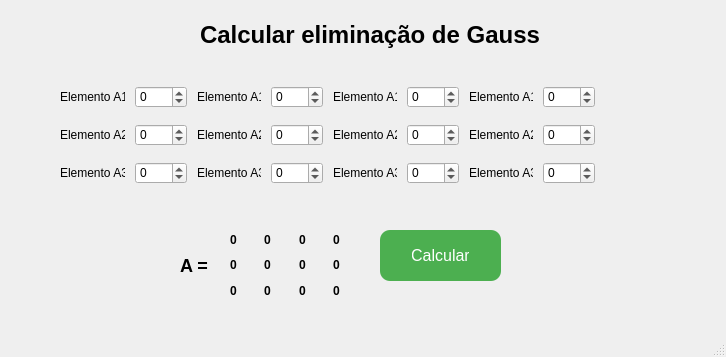
<?xml version="1.0" encoding="UTF-8"?>
<ui version="4.0">
 <class>MainWindow</class>
 <widget class="QMainWindow" name="MainWindow">
  <property name="geometry">
   <rect>
    <x>0</x>
    <y>0</y>
    <width>726</width>
    <height>357</height>
   </rect>
  </property>
  <property name="windowTitle">
   <string>MainWindow</string>
  </property>
  <property name="styleSheet">
   <string notr="true"/>
  </property>
  <widget class="QWidget" name="centralwidget">
   <widget class="QLabel" name="label">
    <property name="geometry">
     <rect>
      <x>200</x>
      <y>0</y>
      <width>351</width>
      <height>71</height>
     </rect>
    </property>
    <property name="text">
     <string>&lt;h1&gt;Calcular eliminação de Gauss</string>
    </property>
   </widget>
   <widget class="QPushButton" name="btn_calc">
    <property name="geometry">
     <rect>
      <x>380</x>
      <y>230</y>
      <width>121</width>
      <height>51</height>
     </rect>
    </property>
    <property name="cursor">
     <cursorShape>PointingHandCursor</cursorShape>
    </property>
    <property name="styleSheet">
     <string notr="true">background-color: #4CAF50; /* Green */
border-radius: 10px;
border: none;
color: white;
padding: 15px 32px;
text-align: center;
text-decoration: none;
font-size: 16px;</string>
    </property>
    <property name="text">
     <string>Calcular</string>
    </property>
   </widget>
   <widget class="QWidget" name="layoutWidget">
    <property name="geometry">
     <rect>
      <x>230</x>
      <y>230</y>
      <width>131</width>
      <height>71</height>
     </rect>
    </property>
    <layout class="QVBoxLayout" name="verticalLayout_4">
     <item>
      <layout class="QHBoxLayout" name="horizontalLayout_14">
       <item>
        <widget class="QLabel" name="lbl_a11">
         <property name="styleSheet">
          <string notr="true">width: 35px;</string>
         </property>
         <property name="text">
          <string>&lt;h4&gt;0&lt;/h4&gt;</string>
         </property>
        </widget>
       </item>
       <item>
        <widget class="QLabel" name="lbl_a12">
         <property name="text">
          <string>&lt;h4&gt;0&lt;/h4&gt;</string>
         </property>
        </widget>
       </item>
       <item>
        <widget class="QLabel" name="lbl_a13">
         <property name="text">
          <string>&lt;h4&gt;0&lt;/h4&gt;</string>
         </property>
        </widget>
       </item>
       <item>
        <widget class="QLabel" name="lbl_a14">
         <property name="text">
          <string>&lt;h4&gt;0&lt;/h4&gt;</string>
         </property>
        </widget>
       </item>
      </layout>
     </item>
     <item>
      <layout class="QHBoxLayout" name="horizontalLayout_13">
       <item>
        <widget class="QLabel" name="lbl_a21">
         <property name="text">
          <string>&lt;h4&gt;0&lt;/h4&gt;</string>
         </property>
        </widget>
       </item>
       <item>
        <widget class="QLabel" name="lbl_a22">
         <property name="text">
          <string>&lt;h4&gt;0&lt;/h4&gt;</string>
         </property>
        </widget>
       </item>
       <item>
        <widget class="QLabel" name="lbl_a23">
         <property name="text">
          <string>&lt;h4&gt;0&lt;/h4&gt;</string>
         </property>
        </widget>
       </item>
       <item>
        <widget class="QLabel" name="lbl_a24">
         <property name="text">
          <string>&lt;h4&gt;0&lt;/h4&gt;</string>
         </property>
        </widget>
       </item>
      </layout>
     </item>
     <item>
      <layout class="QHBoxLayout" name="horizontalLayout_15">
       <item>
        <widget class="QLabel" name="lbl_a31">
         <property name="text">
          <string>&lt;h4&gt;0&lt;/h4&gt;</string>
         </property>
        </widget>
       </item>
       <item>
        <widget class="QLabel" name="lbl_a32">
         <property name="text">
          <string>&lt;h4&gt;0&lt;/h4&gt;</string>
         </property>
        </widget>
       </item>
       <item>
        <widget class="QLabel" name="lbl_a33">
         <property name="text">
          <string>&lt;h4&gt;0&lt;/h4&gt;</string>
         </property>
        </widget>
       </item>
       <item>
        <widget class="QLabel" name="lbl_a34">
         <property name="text">
          <string>&lt;h4&gt;0&lt;/h4&gt;</string>
         </property>
        </widget>
       </item>
      </layout>
     </item>
    </layout>
   </widget>
   <widget class="QWidget" name="layoutWidget">
    <property name="geometry">
     <rect>
      <x>540</x>
      <y>200</y>
      <width>91</width>
      <height>101</height>
     </rect>
    </property>
    <layout class="QVBoxLayout" name="verticalLayout_5">
     <item>
      <widget class="QLabel" name="lbl_x">
       <property name="text">
        <string/>
       </property>
      </widget>
     </item>
     <item>
      <widget class="QLabel" name="lbl_y">
       <property name="text">
        <string/>
       </property>
      </widget>
     </item>
     <item>
      <widget class="QLabel" name="lbl_z">
       <property name="text">
        <string/>
       </property>
      </widget>
     </item>
    </layout>
   </widget>
   <widget class="QWidget" name="layoutWidget">
    <property name="geometry">
     <rect>
      <x>60</x>
      <y>80</y>
      <width>535</width>
      <height>111</height>
     </rect>
    </property>
    <layout class="QHBoxLayout" name="horizontalLayout_16">
     <property name="spacing">
      <number>10</number>
     </property>
     <item>
      <layout class="QVBoxLayout" name="verticalLayout">
       <item>
        <layout class="QHBoxLayout" name="horizontalLayout">
         <item>
          <widget class="QLabel" name="label_2">
           <property name="text">
            <string>Elemento A11</string>
           </property>
          </widget>
         </item>
         <item>
          <widget class="QSpinBox" name="matriz_a11">
           <property name="styleSheet">
            <string notr="true">width: 30px;</string>
           </property>
           <property name="minimum">
            <number>-99</number>
           </property>
          </widget>
         </item>
        </layout>
       </item>
       <item>
        <layout class="QHBoxLayout" name="horizontalLayout_5">
         <item>
          <widget class="QLabel" name="label_6">
           <property name="text">
            <string>Elemento A21</string>
           </property>
          </widget>
         </item>
         <item>
          <widget class="QSpinBox" name="matriz_a21">
           <property name="styleSheet">
            <string notr="true">width: 30px;</string>
           </property>
           <property name="minimum">
            <number>-99</number>
           </property>
          </widget>
         </item>
        </layout>
       </item>
       <item>
        <layout class="QHBoxLayout" name="horizontalLayout_9">
         <item>
          <widget class="QLabel" name="label_10">
           <property name="text">
            <string>Elemento A31</string>
           </property>
          </widget>
         </item>
         <item>
          <widget class="QSpinBox" name="matriz_a31">
           <property name="styleSheet">
            <string notr="true">width: 30px;</string>
           </property>
           <property name="minimum">
            <number>-99</number>
           </property>
          </widget>
         </item>
        </layout>
       </item>
      </layout>
     </item>
     <item>
      <layout class="QVBoxLayout" name="verticalLayout_2">
       <item>
        <layout class="QHBoxLayout" name="horizontalLayout_2">
         <item>
          <widget class="QLabel" name="label_3">
           <property name="text">
            <string>Elemento A12</string>
           </property>
          </widget>
         </item>
         <item>
          <widget class="QSpinBox" name="matriz_a12">
           <property name="styleSheet">
            <string notr="true">width: 30px;</string>
           </property>
           <property name="minimum">
            <number>-99</number>
           </property>
          </widget>
         </item>
        </layout>
       </item>
       <item>
        <layout class="QHBoxLayout" name="horizontalLayout_6">
         <item>
          <widget class="QLabel" name="label_7">
           <property name="text">
            <string>Elemento A22</string>
           </property>
          </widget>
         </item>
         <item>
          <widget class="QSpinBox" name="matriz_a22">
           <property name="styleSheet">
            <string notr="true">width: 30px;</string>
           </property>
           <property name="minimum">
            <number>-99</number>
           </property>
          </widget>
         </item>
        </layout>
       </item>
       <item>
        <layout class="QHBoxLayout" name="horizontalLayout_10">
         <item>
          <widget class="QLabel" name="label_11">
           <property name="text">
            <string>Elemento A32</string>
           </property>
          </widget>
         </item>
         <item>
          <widget class="QSpinBox" name="matriz_a32">
           <property name="styleSheet">
            <string notr="true">width: 30px;</string>
           </property>
           <property name="minimum">
            <number>-99</number>
           </property>
          </widget>
         </item>
        </layout>
       </item>
      </layout>
     </item>
     <item>
      <layout class="QVBoxLayout" name="verticalLayout_3">
       <item>
        <layout class="QHBoxLayout" name="horizontalLayout_3">
         <item>
          <widget class="QLabel" name="label_4">
           <property name="text">
            <string>Elemento A13</string>
           </property>
          </widget>
         </item>
         <item>
          <widget class="QSpinBox" name="matriz_a13">
           <property name="styleSheet">
            <string notr="true">width: 30px;</string>
           </property>
           <property name="minimum">
            <number>-99</number>
           </property>
          </widget>
         </item>
        </layout>
       </item>
       <item>
        <layout class="QHBoxLayout" name="horizontalLayout_7">
         <item>
          <widget class="QLabel" name="label_8">
           <property name="text">
            <string>Elemento A23</string>
           </property>
          </widget>
         </item>
         <item>
          <widget class="QSpinBox" name="matriz_a23">
           <property name="styleSheet">
            <string notr="true">width: 30px;</string>
           </property>
           <property name="minimum">
            <number>-99</number>
           </property>
          </widget>
         </item>
        </layout>
       </item>
       <item>
        <layout class="QHBoxLayout" name="horizontalLayout_11">
         <item>
          <widget class="QLabel" name="label_12">
           <property name="text">
            <string>Elemento A33</string>
           </property>
          </widget>
         </item>
         <item>
          <widget class="QSpinBox" name="matriz_a33">
           <property name="styleSheet">
            <string notr="true">width: 30px;</string>
           </property>
           <property name="minimum">
            <number>-99</number>
           </property>
          </widget>
         </item>
        </layout>
       </item>
      </layout>
     </item>
     <item>
      <layout class="QVBoxLayout" name="verticalLayout_6">
       <item>
        <layout class="QHBoxLayout" name="horizontalLayout_4">
         <item>
          <widget class="QLabel" name="label_5">
           <property name="text">
            <string>Elemento A14</string>
           </property>
          </widget>
         </item>
         <item>
          <widget class="QSpinBox" name="matriz_a14">
           <property name="styleSheet">
            <string notr="true">width: 30px;</string>
           </property>
           <property name="minimum">
            <number>-99</number>
           </property>
          </widget>
         </item>
        </layout>
       </item>
       <item>
        <layout class="QHBoxLayout" name="horizontalLayout_8">
         <item>
          <widget class="QLabel" name="label_9">
           <property name="text">
            <string>Elemento A24</string>
           </property>
          </widget>
         </item>
         <item>
          <widget class="QSpinBox" name="matriz_a24">
           <property name="styleSheet">
            <string notr="true">width: 30px;</string>
           </property>
           <property name="minimum">
            <number>-99</number>
           </property>
          </widget>
         </item>
        </layout>
       </item>
       <item>
        <layout class="QHBoxLayout" name="horizontalLayout_12">
         <item>
          <widget class="QLabel" name="label_13">
           <property name="text">
            <string>Elemento A34</string>
           </property>
          </widget>
         </item>
         <item>
          <widget class="QSpinBox" name="matriz_a34">
           <property name="styleSheet">
            <string notr="true">width: 30px;</string>
           </property>
           <property name="minimum">
            <number>-99</number>
           </property>
          </widget>
         </item>
        </layout>
       </item>
      </layout>
     </item>
    </layout>
   </widget>
   <widget class="QLabel" name="label_14">
    <property name="geometry">
     <rect>
      <x>180</x>
      <y>250</y>
      <width>47</width>
      <height>31</height>
     </rect>
    </property>
    <property name="text">
     <string>&lt;h2&gt;A =&lt;/h2&gt;</string>
    </property>
   </widget>
  </widget>
  <widget class="QMenuBar" name="menubar">
   <property name="geometry">
    <rect>
     <x>0</x>
     <y>0</y>
     <width>726</width>
     <height>21</height>
    </rect>
   </property>
  </widget>
  <widget class="QStatusBar" name="statusbar"/>
 </widget>
 <resources/>
 <connections/>
</ui>
